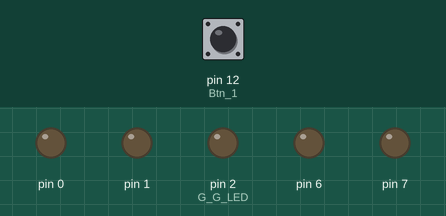
Bench run of a sketch on a simulated Arduino Uno, built with avr-gcc and run on an emulated ATmega328P. Parts: output pins drawn as LEDs (lit = HIGH). The test bench sets the inputs (shaded band); at power-on: pin 12 (Btn_1) LOW.

Above: at 1.2 s.
1.3 s: pin 12 (Btn_1) pulled HIGH for 0.15 s
At 4.3 s:
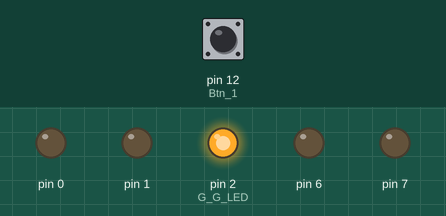
Timing chart, 0 to 14.8 s (numbered marks = the images above; inputs shaded):
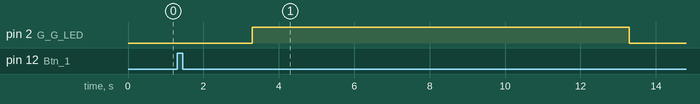

Measured:
- after the input at 1.3 s, pin 2 (G_G_LED): LOW → HIGH after 2.0 s, → LOW 10.0 s later

The sketch:

Gonguljos.ino
```cpp
const int B_R_LED = 11;
const int B_Gu_LED = 10;
const int B_Gr_LED = 9;

const int G_R_LED = 3;
const int G_G_LED = 2;

const int Btn_1 = 12;

void setup(){
  pinMode(0,OUTPUT);
  pinMode(1,OUTPUT);
  pinMode(2,OUTPUT);
  pinMode(6,OUTPUT);
  pinMode(7,OUTPUT);
  pinMode(8,INPUT);

  digitalWrite(B_Gr_LED,HIGH);
  digitalWrite(G_R_LED,HIGH);
}

void gongu_blikk(){
  digitalWrite(G_G_LED,LOW);
  digitalWrite(G_G_LED,HIGH);
}

void loop(){
  if(digitalRead(Btn_1) == HIGH){

    //Gult hja bilunum
    digitalWrite(B_Gr_LED,LOW);
    digitalWrite(B_Gu_LED,HIGH);
    delay(1000);

    //Rautt hja bilunum
    digitalWrite(B_Gu_LED,LOW);
    digitalWrite(B_R_LED,HIGH);
    delay(1000);

    //Grænt hjá gangandi
    digitalWrite(G_R_LED,LOW);
    digitalWrite(G_G_LED,HIGH);
    delay(9000);

    gongu_blikk();
    delay(200);
    gongu_blikk();
    delay(200);
    gongu_blikk();
    delay(200);
    gongu_blikk();
    delay(200);
    gongu_blikk();
    delay(200);

    //Rautt hjá gangandi
    digitalWrite(G_G_LED,LOW);
    digitalWrite(G_R_LED,HIGH);
    delay(1000);

    //Gult hjá bílum
    digitalWrite(B_Gu_LED,HIGH);
    delay(1000);

    //Grænt hjá bílum
    digitalWrite(B_Gu_LED,LOW);
    digitalWrite(B_R_LED,LOW);
    digitalWrite(B_Gr_LED,HIGH);
    delay(10000);
  }
}
```
